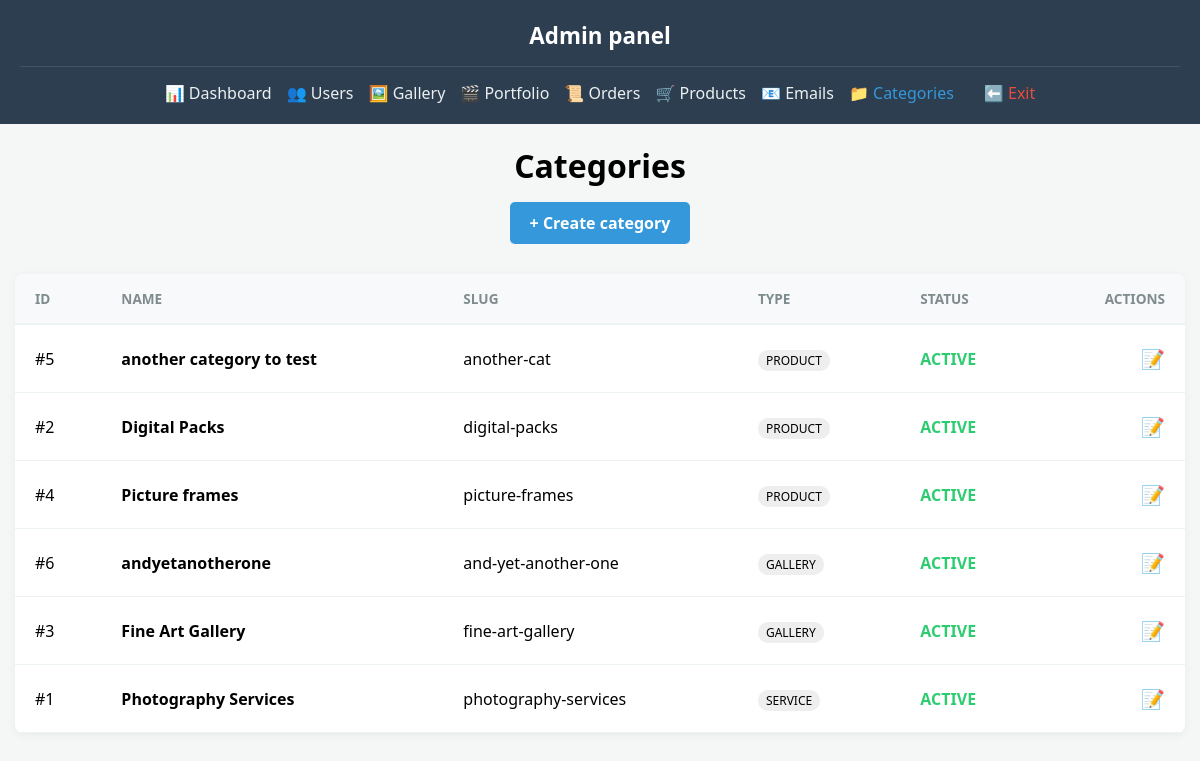
Screenshot of /admin/categories.php (signed in) with the database file from the repository.
### tables this page shows
CREATE TABLE `categories` (
  `id` int(10) UNSIGNED NOT NULL,
  `name` varchar(100) NOT NULL,
  `slug` varchar(120) NOT NULL,
  `type` enum('product','gallery','service') NOT NULL,
  `parent_id` int(10) UNSIGNED DEFAULT NULL,
  `is_active` tinyint(1) NOT NULL DEFAULT 1,
  `created_at` timestamp NOT NULL DEFAULT current_timestamp()
);

### admin/categories.php (the view, shortened to what this page needs)
<?php
require_once __DIR__ . '/../backend/handlers/admin_dashboard_data.php';
$pageCss = ['style_admin_categories.css'];
require_once __DIR__ . '/../includes/page_start.php';
$stmt = $pdo->prepare("
    SELECT id, name, slug, type, is_active
    FROM categories
    ORDER BY type ASC, name ASC
");
$stmt->execute();
$categories = $stmt->fetchAll();
?>
<div class="admin-container">
    <aside class="admin-sidebar">
        <h2>Admin panel</h2>
        <ul>
            <li><a href="<?= BASE_URL ?>/admin/dashboard.php">📊 Dashboard</a></li>
            <li><a href="<?= BASE_URL ?>/admin/users.php">👥 Users</a></li>
            <li class="dropdown-container">
                <a href="<?= BASE_URL ?>/admin/gallery_items.php" class="dropdown-trigger">🖼️ Gallery</a>
            </li>
            <li><a href="<?= BASE_URL ?>/admin/admin_portfolio.php">🎬 Portfolio</a></li>
            <li class="dropdown-container">
                <a href="<?= BASE_URL ?>/admin/orders.php" class="dropdown-trigger">📜 Orders</a>
            </li>
            <li><a href="<?= BASE_URL ?>/admin/products.php">🛒 Products</a></li>
            <li>
                <a href="<?= BASE_URL ?>/admin/email_logs.php" style="position: relative;">
                    📧 Emails
                </a>
            </li>
            <li><a href="<?= BASE_URL ?>/admin/categories.php" style="color: var(--primary);">📁 Categories</a></li>
            <li><a href="<?= BASE_URL ?>" style="color:var(--danger)">⬅️ Exit</a></li>
        </ul>
    </aside>
    <main class="admin-main">
        <div class="page-header">
            <h1>Categories</h1>
            <a href="<?= BASE_URL ?>/admin/category_edit.php" class="btn-create" style="background:var(--primary); color:white; padding:10px 20px; border-radius:5px; text-decoration:none; font-weight:600;">+ Create category</a>
        </div>
        <div class="data-table-container">
            <?php if (!$categories): ?>
                <p style="padding: 20px;">No categories found.</p>
            <?php else: ?>
                <table class="admin-table">
                    <thead>
                        <tr>
                            <th>ID</th>
                            <th>Name</th>
                            <th>Slug</th>
                            <th>Type</th>
                            <th>Status</th>
                            <th style="text-align: right;">Actions</th>
                        </tr>
                    </thead>
                    <tbody>
                        <?php foreach ($categories as $category): ?>
                            <tr class="<?= (int)$category['is_active'] !== 1 ? 'item-disabled' : '' ?>">
                                <td data-label="ID">#<?= (int)$category['id'] ?></td>
                                <td data-label="Name"><strong><?= htmlspecialchars($category['name']) ?></strong></td>
                                <td data-label="Slug"><code><?= htmlspecialchars($category['slug']) ?></code></td>
                                <td data-label="Type">
                                    <span style="font-size: 0.75rem; background: #eee; padding: 2px 8px; border-radius: 10px; text-transform: uppercase;">
                                        <?= htmlspecialchars($category['type']) ?>
                                    </span>
                                </td>
                                <td data-label="Status">
                                    <?php if ((int)$category['is_active'] === 1): ?>
                                        <span class="label-active">ACTIVE</span>
                                    <?php else: ?>
                                        <span class="label-disabled">DISABLED</span>
                                    <?php endif; ?>
                                </td>
                                <td data-label="Actions" style="text-align: right;">
                                    <a href="<?= BASE_URL ?>/admin/category_edit.php?id=<?= (int)$category['id'] ?>" title="Edit">
                                        📝
                                    </a>
                                </td>
                            </tr>
                        <?php endforeach; ?>
                    </tbody>
                </table>
            <?php endif; ?>
        </div>
    </main>
</div>
</body>
</html>

### includes/page_start.php (shortened to what this page needs)
<?php
$pageCss         = $pageCss ?? [];
?>
<!DOCTYPE html>
<html lang="en">
<head>
  <link rel="stylesheet" href="<?= BASE_URL ?>/css/style_global.css" />
  <link rel="stylesheet" href="<?= BASE_URL ?>/css/style_header.css" />
  <link rel="stylesheet" href="<?= BASE_URL ?>/css/style_footer.css" />
  <?php foreach ($pageCss as $cssFile): ?>
    <link rel="stylesheet" href="<?= BASE_URL ?>/css/<?= htmlspecialchars($cssFile) ?>" />
  <?php endforeach; ?>
</head>
<body>

### css/style_global.css (style rules this page uses)
*, *::before, *::after { box-sizing: border-box; }
html, body { margin: 0; padding: 0; width: 100%; min-height: 100vh; background-color: #1a2529; font-family: 'Montserrat', sans-serif; overflow-x: hidden; }

### css/style_header.css (style rules this page uses)
body { margin: 0; padding: 0; }

### css/style_footer.css (style rules this page uses)
html, body { margin: 0; padding: 0; height: auto; min-height: 100%; display: flex; flex-direction: column; }
main { flex: 1 0 auto; }

### css/style_admin_categories.css (style rules this page uses)
:root { --sidebar-bg: #2c3e50; --sidebar-hover: rgba(255, 255, 255, 0.05); --main-bg: #f4f7f6; --text-dark: #333; --text-light: #ecf0f1; --primary: #3498db; --success: #2ecc71; --warning: #f1c40f; --danger: #e74c3c; --purple: #9b59b6; --white: #ffffff; --border-rgba: rgba(255, 255, 255, 0.1); }
* { margin: 0; padding: 0; box-sizing: border-box; font-family: 'Segoe UI', Tahoma, Geneva, Verdana, sans-serif; }
.admin-container { display: flex; min-height: 100vh; background: var(--main-bg); }
.admin-sidebar { width: 260px; background: var(--sidebar-bg); color: var(--white); padding: 25px; flex-shrink: 0; z-index: 100; }
.admin-sidebar h2 { font-size: 1.4rem; padding-bottom: 15px; border-bottom: 1px solid var(--border-rgba); margin-bottom: 25px; }
.admin-sidebar ul { list-style: none; padding: 0; margin: 0; }
.admin-sidebar li { margin: 18px 0; position: relative; }
.admin-sidebar a { color: var(--text-light); text-decoration: none; display: flex; align-items: center; gap: 10px; transition: all 0.6s ease; }
.admin-main { flex-grow: 1; background: var(--main-bg); padding: 40px; overflow-x: hidden; }
.page-header { display: flex; justify-content: space-between; align-items: center; margin-bottom: 30px; }
.data-table-container { background: var(--white); border-radius: 8px; box-shadow: 0 2px 10px rgba(0,0,0,0.05); overflow: hidden; }
.admin-table { width: 100%; border-collapse: collapse; }
.admin-table th { background: #f8f9fa; padding: 15px 20px; text-align: left; color: #7f8c8d; font-size: 0.85rem; text-transform: uppercase; border-bottom: 2px solid #edf2f4; }
.admin-table td { padding: 20px; border-bottom: 1px solid #edf2f4; }
.admin-table tbody td a { font-size: 1.2rem; text-decoration: none; transition: transform 0.2s ease; display: inline-block; }
.label-active { color: var(--success); font-weight: bold; }
@media (max-width: 1200px) { .admin-container { flex-direction: column; background: var(--main-bg); } }
@media (max-width: 1200px) { .admin-sidebar { width: 100%; padding: 20px; } }
@media (max-width: 1200px) { .admin-sidebar h2 { text-align: center; margin-bottom: 15px; } }
@media (max-width: 1200px) { .admin-sidebar ul { display: flex; flex-wrap: wrap; justify-content: center; gap: 15px; } }
@media (max-width: 1200px) { .admin-sidebar li { margin: 0; } }
@media (max-width: 1200px) { .admin-main { padding: 20px 15px; background: transparent !important; } }
@media (max-width: 1200px) { .page-header { flex-direction: column; gap: 15px; text-align: center; } }

### rows the page displays
categories: id "5", name "another category to test", slug "another-cat", type "PRODUCT", is_active "ACTIVE"
categories: id "2", name "Digital Packs", slug "digital-packs", type "PRODUCT", is_active "ACTIVE"
categories: id "4", name "Picture frames", slug "picture-frames", type "PRODUCT", is_active "ACTIVE"
categories: id "6", name "andyetanotherone", slug "and-yet-another-one", type "GALLERY", is_active "ACTIVE"
categories: id "3", name "Fine Art Gallery", slug "fine-art-gallery", type "GALLERY", is_active "ACTIVE"
categories: id "1", name "Photography Services", slug "photography-services", type "SERVICE", is_active "ACTIVE"
